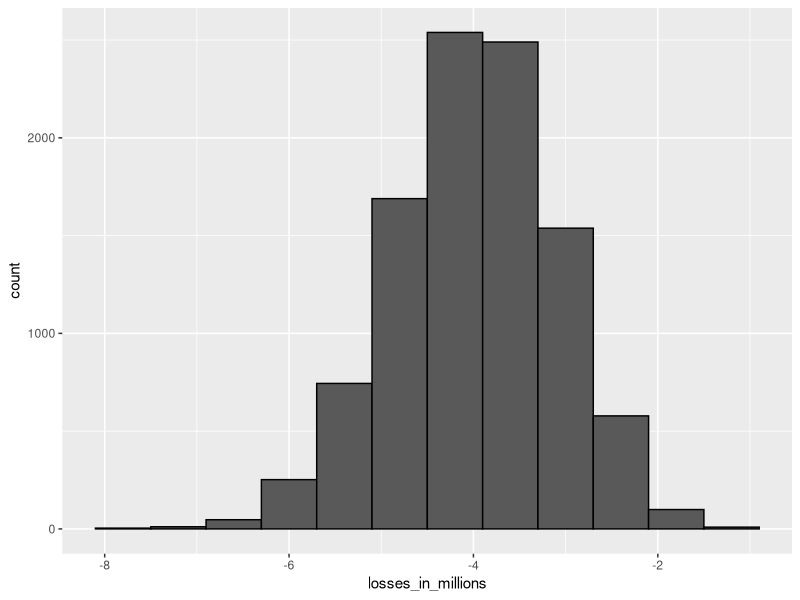

R code for this plot:
n <- 1000
loss_per_foreclosure <- -200000
p <- 0.02
defaults <- sample( c(0,1), n, prob=c(1-p, p), replace = TRUE)
sum(defaults * loss_per_foreclosure)

B <- 10000
losses <- replicate(B, {
  defaults <- sample( c(0,1), n, prob=c(1-p, p), replace = TRUE) 
  sum(defaults * loss_per_foreclosure)
})


library(tidyverse)
data.frame(losses_in_millions = losses/10^6) %>%
  ggplot(aes(losses_in_millions)) +
  geom_histogram(binwidth = 0.6, col = "black")

# 2 values so expect normal distribution and can apply theorem
n*(p*loss_per_foreclosure + (1-p)*0)    # expected value 
sqrt(n)*abs(loss_per_foreclosure)*sqrt(p*(1-p))    # standard error

# We can calculate the amount  𝑥  to add to each loan so that the expected value 
# is 0 using the equation  𝑙𝑝+𝑥(1−𝑝)=0 . Note that this equation is the 
# definition of expected value given a loss per foreclosure  𝑙  with 
# foreclosure probability  𝑝  and profit  𝑥  if there is no foreclosure 
# (probability  1−𝑝 ).
x = - loss_per_foreclosure*p/(1-p)
x / 180000

# We want to calculate the value of  𝑥  for which  Pr(𝑆<0)=0.01 . 
# The expected value  E[𝑆]  of the sum of  𝑛=1000 loans given our 
# definitions of  𝑥 ,  𝑙  and  𝑝  is:
# e_val = n(lp + x(1-p))
#se = sqrt(n) * abs(x-l)*sqrt(p*(1-p))

# Because we know the definition of a Z-score is  𝑍=𝑥−𝜇𝜎 , we know that  
# Pr(𝑆<0)=Pr(𝑍<−𝜇𝜎) . Thus,  Pr(𝑆<0)=0.01  equals:
# Pr(𝑍<−{𝑙𝑝+𝑥(1−𝑝)}𝑛/[(𝑥−𝑙)sqrt(𝑛𝑝(1−𝑝))]=0.01 
# z<-qnorm(0.01) gives us the value of  𝑧  for which  Pr(𝑍≤𝑧)=0.01 
# solving for x


l <- loss_per_foreclosure
z <- qnorm(0.01)
x <- -l*( n*p - z*sqrt(n*p*(1-p)))/ ( n*(1-p) + z*sqrt(n*p*(1-p)))
x/180000    # interest rate
loss_per_foreclosure*p + x*(1-p)    # expected value of the profit per loan
n*(loss_per_foreclosure*p + x*(1-p)) # expected value of the profit over n loans

B <- 100000
profit <- replicate(B, {
  draws <- sample( c(x, loss_per_foreclosure), n, 
                   prob=c(1-p, p), replace = TRUE) 
  sum(draws)
})
mean(profit)    # expected value of the profit over n loans
mean(profit<0)    # probability of losing money



# he Central Limit Theorem states that the sum of independent draws of a random 
# variable follows a normal distribution. However, when the draws are not 
# independent, this assumption does not hold

# If an event changes the probability of default for all borrowers, then the 
# probability of the bank losing money changes
p <- .04
loss_per_foreclosure <- -200000
r <- 0.05
x <- r*180000
loss_per_foreclosure*p + x*(1-p)

z <- qnorm(0.01)
l <- loss_per_foreclosure
n <- ceiling((z^2*(x-l)^2*p*(1-p))/(l*p + x*(1-p))^2)
n    # number of loans required
n*(loss_per_foreclosure*p + x * (1-p))    # expected profit over n loans

B <- 10000
p <- 0.04
x <- 0.05 * 180000
profit <- replicate(B, {
  draws <- sample( c(x, loss_per_foreclosure), n, 
                   prob=c(1-p, p), replace = TRUE) 
  sum(draws)
})
mean(profit)
mean(profit<0)

# This Monte Carlo simulation estimates the expected profit given an unknown 
# probability of default  0.03≤𝑝≤0.05 , modeling the situation where an event 
# changes the probability of default for all borrowers simultaneously. 

p <- 0.04
x <- 0.05*180000
profit <- replicate(B, {
  new_p <- 0.04 + sample(seq(-0.01, 0.01, length = 100), 1)
  draws <- sample( c(x, loss_per_foreclosure), n, 
                   prob=c(1-new_p, new_p), replace = TRUE)
  sum(draws)
})
mean(profit)    # expected profit
mean(profit < 0)    # probability of losing money
mean(profit < -10000000)    # probability of losing over $10 million